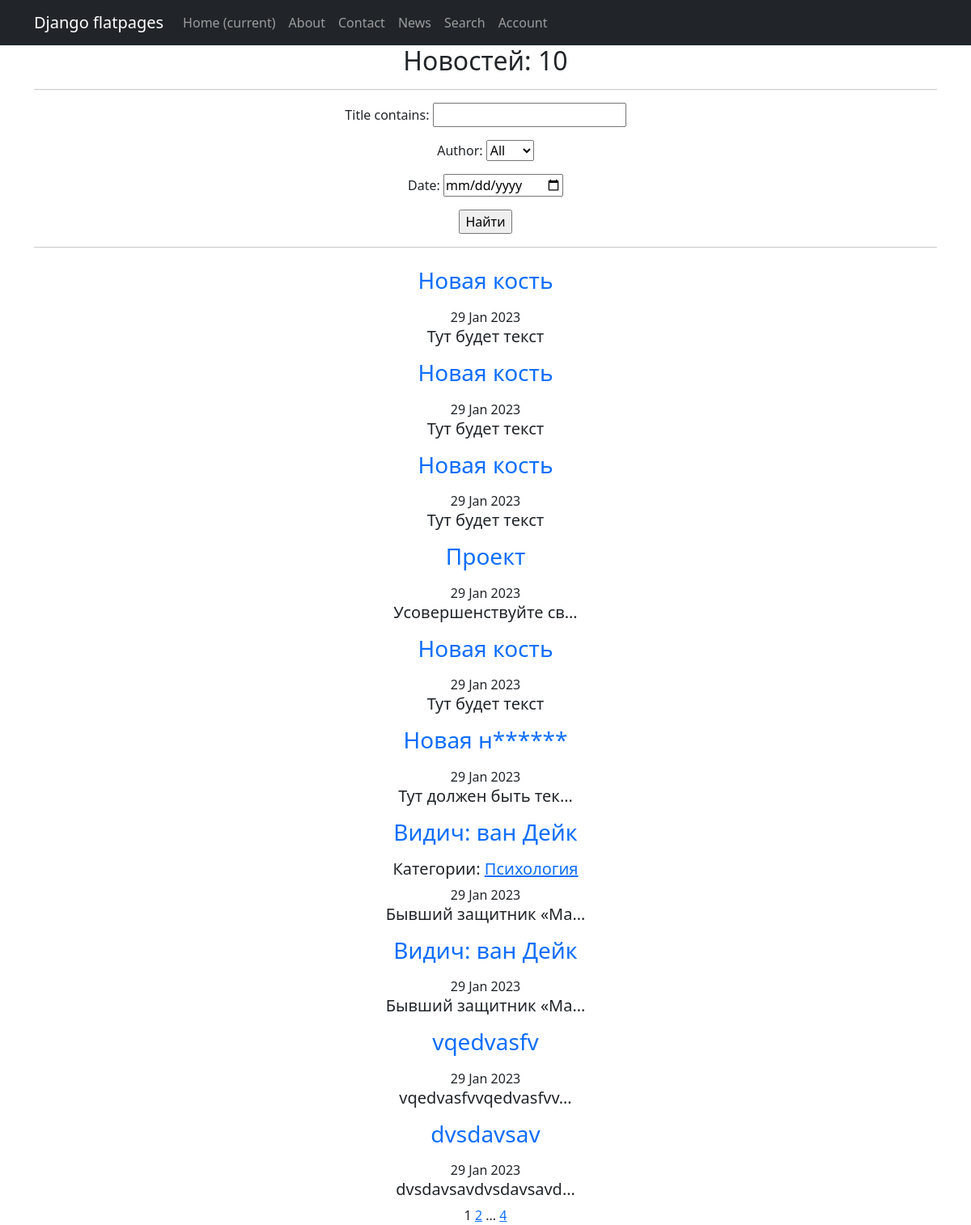
The app's page /news/search/ with its own data.
### news/models.py (models this page shows, shortened)
class Post(models.Model):
    author = models.ForeignKey(Author, on_delete=models.CASCADE)
    type = models.CharField(max_length=10, choices=TYPES, default='article')
    time_in = models.DateTimeField(auto_now_add=True)
    category = models.ManyToManyField(Category, through='PostCategory')
    title = models.CharField(max_length=255)
    text = models.TextField()
    rating = models.IntegerField(default=0)

class Category(models.Model):
    name = models.CharField(max_length=127, unique=True)
    subscribers = models.ManyToManyField(User, blank=True, null=True, related_name='categories')
    def __str__(self):
        return f'{self.name}'

### news/views.py (the view)
# urls.py: path('news/search/', SearchList.as_view(), name='post_search'),
class SearchList(ListView):
    model = Post
    ordering = '-time_in'
    template_name = 'news_search.html'
    context_object_name = 'news'
    paginate_by = 10
    def get_queryset(self):
        queryset = super().get_queryset()
        self.filterset = PostFilter(self.request.GET, queryset)
        return self.filterset.qs
    def get_context_data(self, **kwargs):
        context = super().get_context_data(**kwargs)
        context['filterset'] = self.filterset
        return context

### news/models.py (called while the page is built)
    def __str__(self):
        return f'{self.user}'

### news/templatetags/custom_filters.py (called while the page is built)
@register.filter()
def censor(text):
    non_cens = ['редиска', 'овечкин', 'новость', 'это', 'что', 'год']
    try:
        if not isinstance(text, str):
            raise CensorException('Error')
        for word in non_cens:
            text = re.sub(word, word[0] + '*' * (len(word) - 1), text)
            title_word = word.title()
            text = re.sub(title_word, title_word[0] + '*' * (len(word) - 1), text)
        return text
    except CensorException as e:
        print(e)

### news/templatetags/custom_tags.py (called while the page is built)
@register.simple_tag(takes_context=True)
def url_replace(context, **kwargs):
   d = context['request'].GET.copy()
   for k, v in kwargs.items():
       d[k] = v
   return d.urlencode()

### templates/news_search.html (shortened to what this page needs)
{% extends 'flatpages/default.html' %}
{% load custom_filters %}
{% load custom_tags %}
{% block content %}
    <h2>Новостей: {{ news|length }}</h2>
    <hr>
    <form action="" method="get">
       {{ filterset.form.as_p }}
       <input type="submit" value="Найти" />
    </form>
    <hr>
    {% if news %}
        {% for new in news %}
            <a class="nav-link" href="/news/{{new.id}}"><h3>{{ new.title|censor }}</h3></a>
            {% if new.category.all %}
                <h5>Категории:
                    {% for category in new.category.all %}
                        <a href="{% url 'category_list' category.id %}">{{category}}</a>
                    {% endfor %}
                </h5>
            {% endif %}
            <time>{{ new.time_in|date:'j M Y' }}</time>
            <h5>{{ new.text|censor|truncatechars:20 }}</h5>
        {% endfor %}
    {% else %}
        <h4>Новостей нет!</h4>
    {% endif %}
    {{ page_obj.number }}
    {% if page_obj.has_next %}
       <a href="?{% url_replace page=page_obj.next_page_number %}">{{ page_obj.next_page_number }}</a>
       {% if paginator.num_pages != page_obj.next_page_number %}
           ...
           <a href="?{% url_replace page=page_obj.paginator.num_pages %}">{{ page_obj.paginator.num_pages }}</a>
       {% endif %}
   {% endif %}
{% endblock content %}

### records on screen
Post: title|censor "Новая кость", time_in "29 Jan 2023", text|censor "Тут будет текст"
Post: title|censor "Новая кость", time_in "29 Jan 2023", text|censor "Тут будет текст"
Post: title|censor "Новая кость", time_in "29 Jan 2023", text|censor "Тут будет текст"
Post: title|censor "Проект", time_in "29 Jan 2023", text|censor "Усовершенствуйте св…"
Post: title|censor "Новая кость", time_in "29 Jan 2023", text|censor "Тут будет текст"
Post: title|censor "Новая н******", time_in "29 Jan 2023", text|censor "Тут должен быть тек…"
Post: title|censor "Видич: ван Дейк", time_in "29 Jan 2023", text|censor "Бывший защитник «Ма…"
Category: name "Психология"
Post: title|censor "Видич: ван Дейк", time_in "29 Jan 2023", text|censor "Бывший защитник «Ма…"
Post: title|censor "vqedvasfv", time_in "29 Jan 2023", text|censor "vqedvasfvvqedvasfvv…"
Post: title|censor "dvsdavsav", time_in "29 Jan 2023", text|censor "dvsdavsavdvsdavsavd…"

### other values on screen
{{ news|length }} "10"
{{ page_obj.number }} "1"
{{ page_obj.next_page_number }} "2"
{{ page_obj.paginator.num_pages }} "4"
